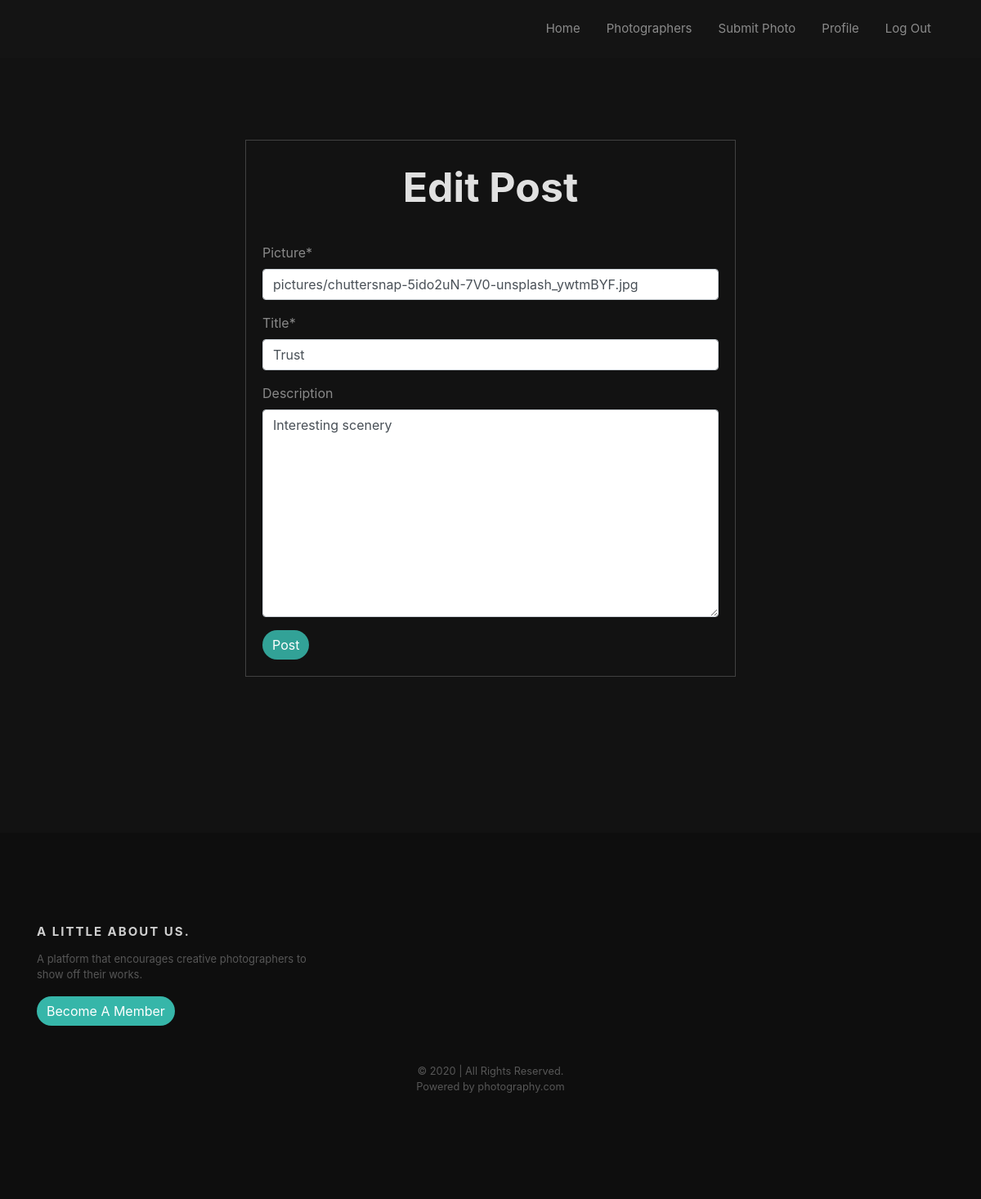
/post/trust/update (signed in), run on the app's committed database.
### photo/models.py (models this page shows, shortened)
class Post(models.Model):
    picture = CloudinaryField('picture')
    title = models.CharField(max_length=100, unique=True)
    description = models.TextField(max_length=200, default='', blank=True)
    date_posted = models.DateTimeField(default=timezone.now)
    photographer = models.ForeignKey(User, on_delete=models.CASCADE)
    slug = AutoSlugField(populate_from='title', always_update=True)

### photo/views.py (the view)
# urls.py: path('post/<str:slug>/update', PostUpdateView.as_view(), name='post-update'),
class PostUpdateView(LoginRequiredMixin, UserPassesTestMixin, UpdateView):
    model = Post
    fields = ['picture', 'title', 'description']
    template_name = 'photo/post_update_form.html'
    def test_func(self):
        post = self.get_object()
        if self.request.user == post.photographer:
            return True
        return False

### photo/templates/photo/post_update_form.html (shortened to what this page needs)
{%extends 'photo/base.html'%}
{% load crispy_forms_tags %}
{%block content%}
   <div id="register_form" >
       <form method="POST" enctype="multipart/form-data">
           <fieldset>
               <legend class="leg">Edit Post</legend>
               <div class="forms">
                   {{form|crispy}}
               </div>
           </fieldset>
           <div>
               <button class="btn">Post</button>
           </div>
       </form>
   </div>
{%endblock content%}

### photo/static/photo/main.css (style rules this page uses)
body { background-color: #121212; }
.btn { border: none; border-radius: 25px!important; background-color: rgba(64, 224, 208, 0.7); color: rgba(255, 255, 255, 1); text-decoration: none!important; transition: 0.2s; }
#register_form { width: 50%; margin: 100px auto; border: 1px solid rgba(255, 255, 255, 0.2); padding: 20px; }
#register_form .leg { color: rgba(255, 255, 255, 0.87); font-size: 50px; font-weight: bold; margin-bottom: 30px; text-align: center; }
#register_form .forms { color: rgba(255, 255, 255, 0.5); }

### data on the page
Post: picture "pictures/chuttersnap-5ido2uN-7V0-unsplash_ywtmBYF.jpg", title "Trust", description "Interesting scenery"
